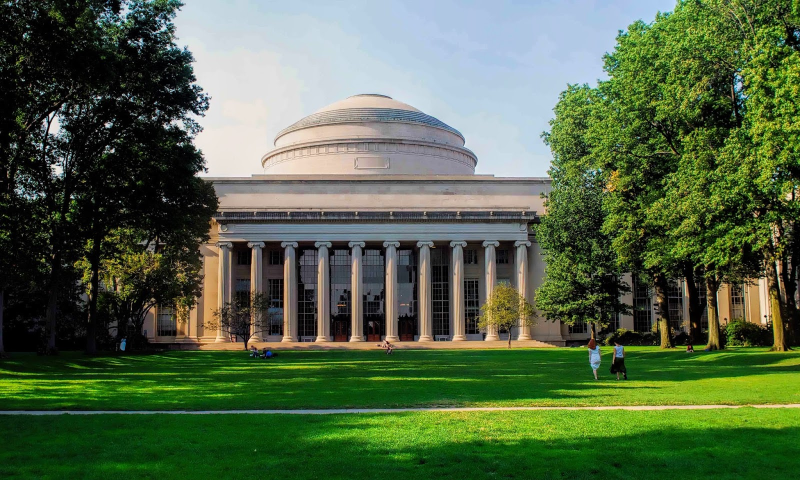
#> input picture Coding_Practice/Libraries/OpenCV/Detection/assets/MIT_Dome.jpg, 1600 x 960 px (shown at 1/2 size)
$ python spliting.py
#> lines starting #> are read from the running program, lines starting #| are printed output that depends on the picture
import numpy as np
import cv2

color = cv2.imread("Detection/assets/MIT_Dome.jpg", 1)
#> color is the input picture: shape (960, 1600, 3); mean B, G, R 71.1, 101.6, 83.3
color = cv2.resize(color, (0,0), fx=0.5, fy=0.5)
#> color: shape (480, 800, 3)
cv2.imshow("MIT", color)
print(color.shape)
#| (480, 800, 3)
height, width, channels = color.shape
#> height = 480; width = 800; channels = 3

b,g,r = cv2.split(color)
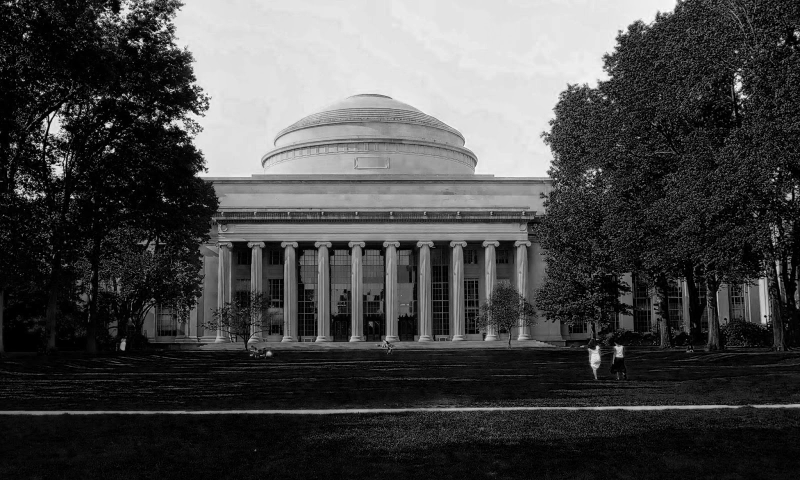
#> b: shape (480, 800); min 0, max 255, mean 71.2
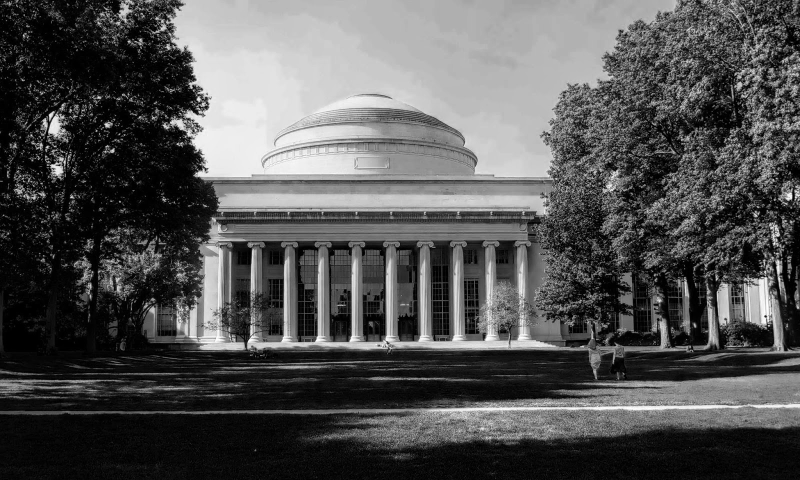
#> r: shape (480, 800); min 0, max 255, mean 83.4

rgb_split = np.empty([height, width*3, 3], 'uint8')

zeros = np.zeros(b.shape, 'uint8')

rgb_split[:, :width] = cv2.merge([b,b,b])
rgb_split[:, width:width*2] = cv2.merge([g,g,g])
rgb_split[:, width*2:] = cv2.merge([r,r,r])
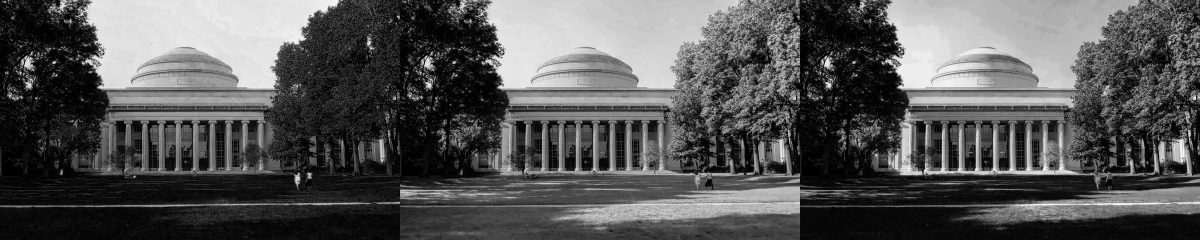
#> rgb_split: shape (480, 2400, 3) (shown at 1/2 size); min 0, max 255, mean 85.4

# more effient:
hsv = cv2.cvtColor(color, cv2.COLOR_BGR2HSV)
#> hsv: shape (480, 800, 3); mean H, S, V 56.8, 117.6, 107.6
h,s,v = cv2.split(hsv)
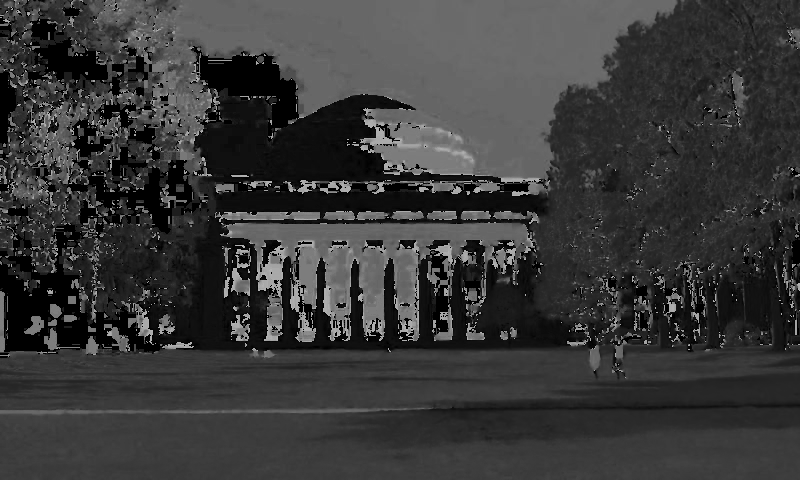
#> h: shape (480, 800); min 0, max 179, mean 56.8
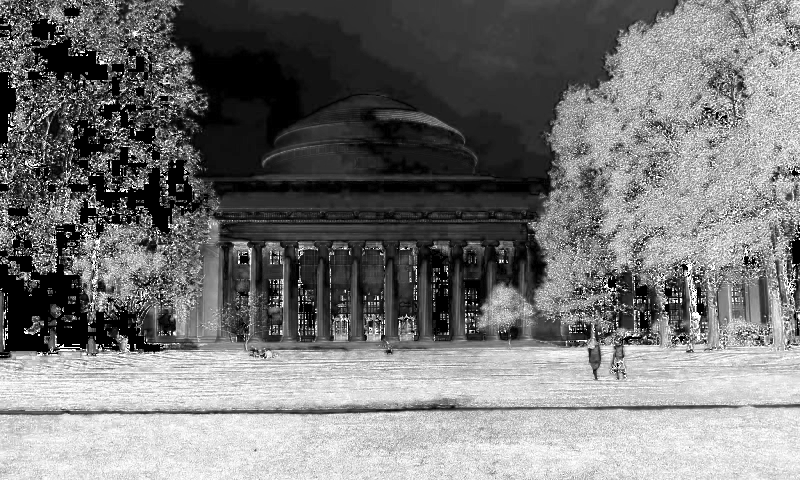
#> s: shape (480, 800); min 0, max 255, mean 117.6
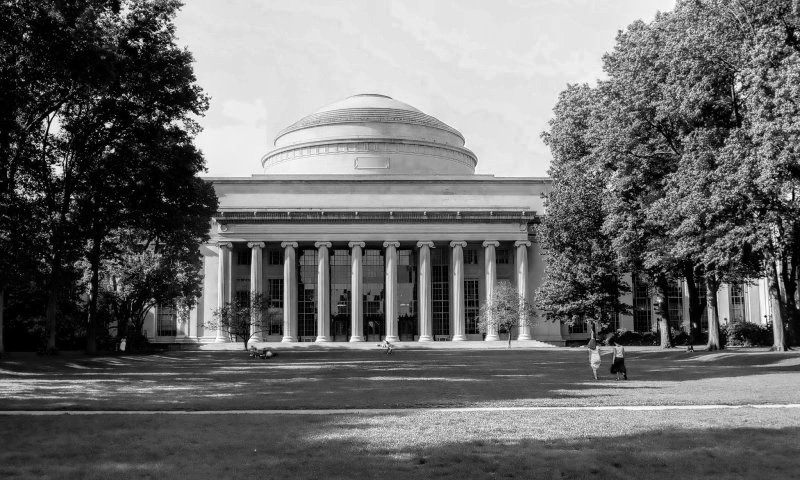
#> v: shape (480, 800); min 0, max 255, mean 107.6
hsv_split = np.concatenate((h,s,v), axis=1)
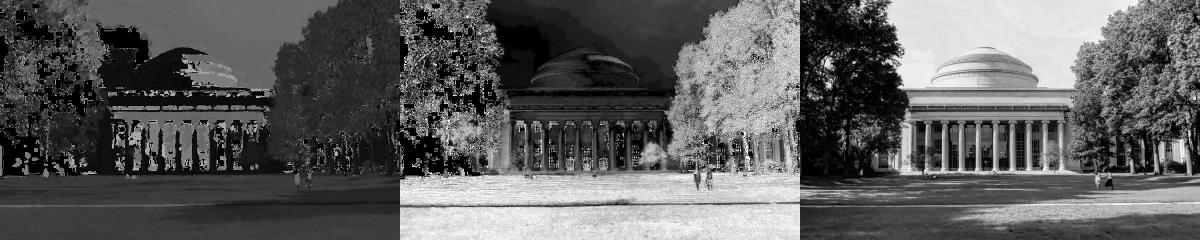
#> hsv_split: shape (480, 2400) (shown at 1/2 size); min 0, max 255, mean 94
cv2.imshow("HSV", hsv_split)

cv2.imshow("MIT Split", rgb_split)

cv2.waitKey(0)
cv2.destroyAllWindows()

$ run again, with Coding_Practice/Libraries/OpenCV/Detection/assets/soccer_practice.jpg copied over Coding_Practice/Libraries/OpenCV/Detection/assets/MIT_Dome.jpg
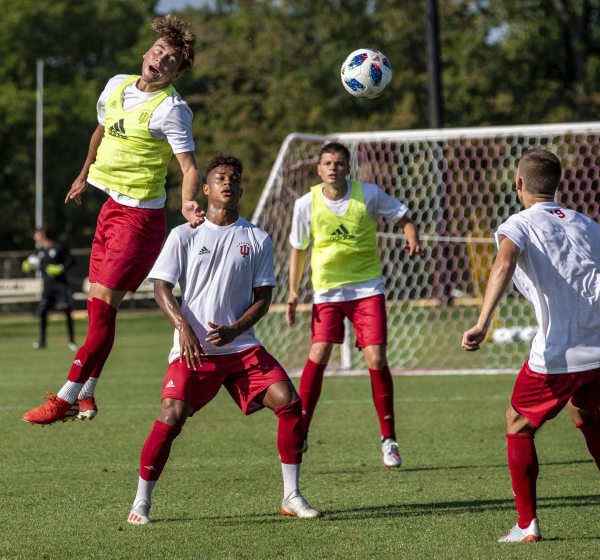
#> input picture Coding_Practice/Libraries/OpenCV/Detection/assets/soccer_practice.jpg, 1200 x 1119 px (shown at 1/2 size)
#> color is the input picture: shape (1119, 1200, 3); mean B, G, R 70.9, 96, 102.6
#> color: shape (560, 600, 3)
#| (560, 600, 3)
#> hsv: shape (560, 600, 3); mean H, S, V 54.3, 108.3, 110.1
#> `h,s,v = cv2.split(hsv)`:
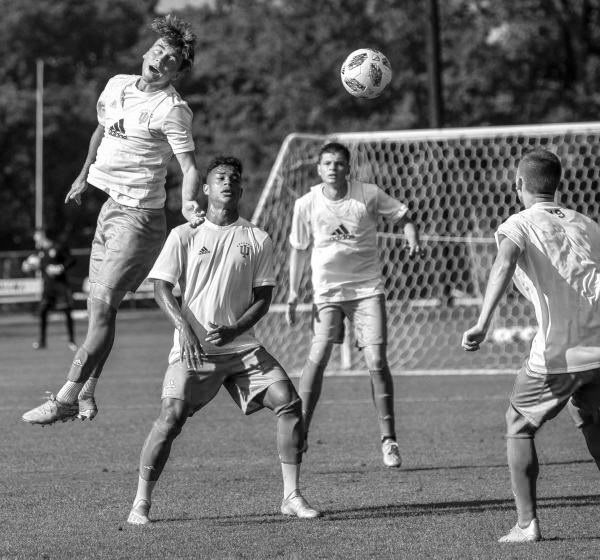
#> v: shape (560, 600); min 0, max 255, mean 110.1
#> `hsv_split = np.concatenate((h,s,v), axis=1)`:
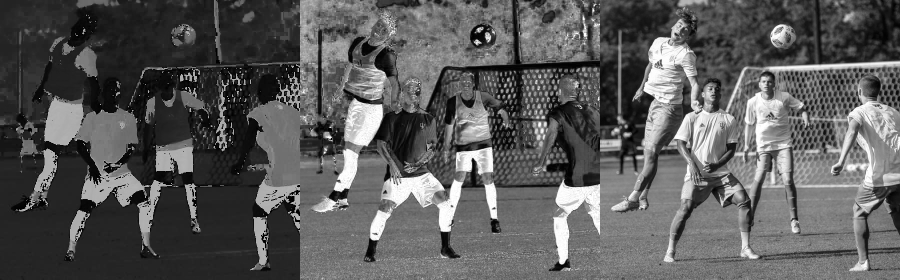
#> hsv_split: shape (560, 1800) (shown at 1/2 size); min 0, max 255, mean 90.9

$ run again, with Coding_Practice/Libraries/OpenCV/Detection/assets/stop_sign.jpg copied over Coding_Practice/Libraries/OpenCV/Detection/assets/MIT_Dome.jpg
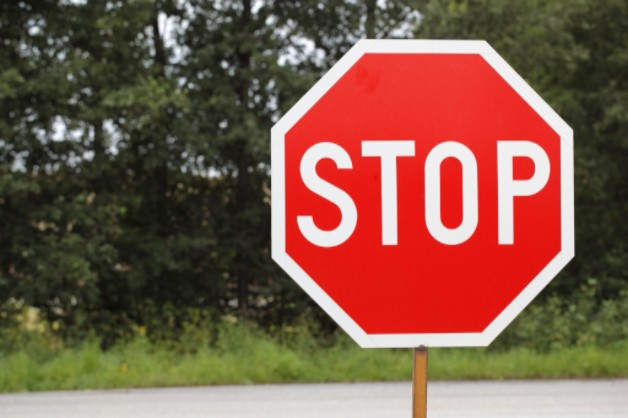
#> input picture Coding_Practice/Libraries/OpenCV/Detection/assets/stop_sign.jpg, 628 x 418 px
#> color is the input picture: shape (418, 628, 3); mean B, G, R 73.4, 89.5, 127.3
#> color: shape (209, 314, 3)
#| (209, 314, 3)
#> hsv: shape (209, 314, 3); mean H, S, V 33.4, 99, 130.4
#> `hsv_split = np.concatenate((h,s,v), axis=1)`:
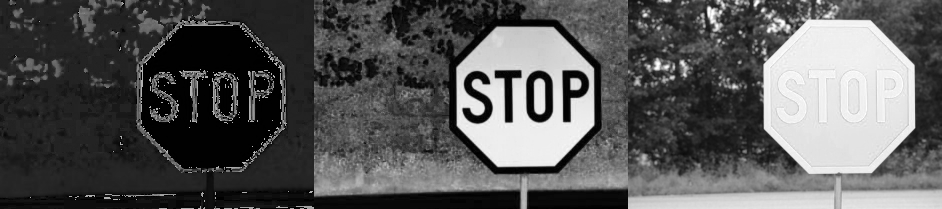
#> hsv_split: shape (209, 942); min 0, max 255, mean 87.6
